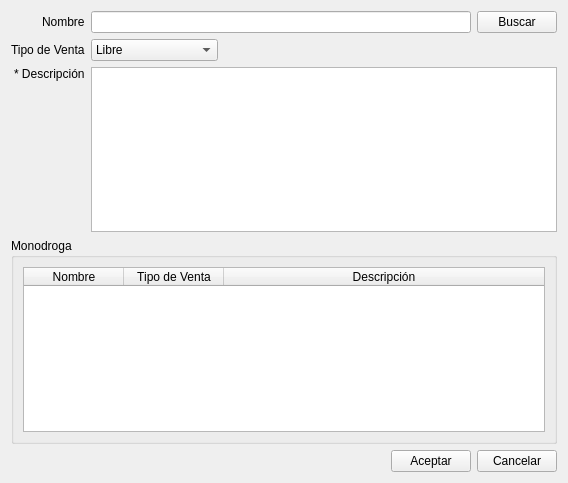
<?xml version="1.0" encoding="UTF-8"?>
<ui version="4.0">
 <class>vtnMonodroga</class>
 <widget class="QWidget" name="vtnMonodroga">
  <property name="geometry">
   <rect>
    <x>0</x>
    <y>0</y>
    <width>568</width>
    <height>483</height>
   </rect>
  </property>
  <property name="windowTitle">
   <string>Alta Monodroga</string>
  </property>
  <layout class="QVBoxLayout" name="verticalLayout">
   <item>
    <layout class="QGridLayout" name="gridLayout">
     <item row="1" column="0" alignment="Qt::AlignRight">
      <widget class="QLabel" name="label_4">
       <property name="text">
        <string>Tipo de Venta</string>
       </property>
      </widget>
     </item>
     <item row="0" column="1">
      <layout class="QHBoxLayout" name="horizontalLayout">
       <item>
        <widget class="QLineEdit" name="lineNombre">
         <property name="statusTip">
          <string>Ingrese el nombre de la monodroga (solo letras)</string>
         </property>
         <property name="accessibleDescription">
          <string>palabra</string>
         </property>
        </widget>
       </item>
       <item>
        <widget class="QPushButton" name="btnBuscar">
         <property name="text">
          <string>Buscar</string>
         </property>
        </widget>
       </item>
      </layout>
     </item>
     <item row="0" column="0" alignment="Qt::AlignRight">
      <widget class="QLabel" name="label">
       <property name="text">
        <string>Nombre</string>
       </property>
      </widget>
     </item>
     <item row="2" column="0" alignment="Qt::AlignRight|Qt::AlignTop">
      <widget class="QLabel" name="label_2">
       <property name="text">
        <string>* Descripción</string>
       </property>
      </widget>
     </item>
     <item row="1" column="1">
      <layout class="QHBoxLayout" name="horizontalLayout_2">
       <item>
        <widget class="QComboBox" name="cmbTipoVenta">
         <property name="statusTip">
          <string>Seleccione el tipo de venta que la monodroga exige</string>
         </property>
         <item>
          <property name="text">
           <string>Libre</string>
          </property>
         </item>
         <item>
          <property name="text">
           <string>Receta</string>
          </property>
         </item>
         <item>
          <property name="text">
           <string>Receta Archivada</string>
          </property>
         </item>
        </widget>
       </item>
       <item>
        <spacer name="horizontalSpacer">
         <property name="orientation">
          <enum>Qt::Horizontal</enum>
         </property>
         <property name="sizeHint" stdset="0">
          <size>
           <width>40</width>
           <height>20</height>
          </size>
         </property>
        </spacer>
       </item>
      </layout>
     </item>
     <item row="2" column="1">
      <widget class="QTextEdit" name="txtDescripcion">
       <property name="statusTip">
        <string>Ingrese la descripción de la monodroga (opcional)</string>
       </property>
      </widget>
     </item>
    </layout>
   </item>
   <item>
    <widget class="QGroupBox" name="groupMonodroga">
     <property name="title">
      <string>Monodroga</string>
     </property>
     <layout class="QVBoxLayout" name="verticalLayout_2">
      <item>
       <widget class="QTableWidget" name="tablaMonodroga">
        <property name="editTriggers">
         <set>QAbstractItemView::NoEditTriggers</set>
        </property>
        <property name="tabKeyNavigation">
         <bool>true</bool>
        </property>
        <property name="selectionMode">
         <enum>QAbstractItemView::SingleSelection</enum>
        </property>
        <property name="selectionBehavior">
         <enum>QAbstractItemView::SelectRows</enum>
        </property>
        <attribute name="horizontalHeaderCascadingSectionResizes">
         <bool>false</bool>
        </attribute>
        <attribute name="horizontalHeaderStretchLastSection">
         <bool>true</bool>
        </attribute>
        <column>
         <property name="text">
          <string>Nombre</string>
         </property>
        </column>
        <column>
         <property name="text">
          <string>Tipo de Venta</string>
         </property>
        </column>
        <column>
         <property name="text">
          <string>Descripción</string>
         </property>
        </column>
       </widget>
      </item>
     </layout>
    </widget>
   </item>
   <item>
    <layout class="QHBoxLayout" name="horizontalLayout_3">
     <item>
      <spacer name="horizontalSpacer_2">
       <property name="orientation">
        <enum>Qt::Horizontal</enum>
       </property>
       <property name="sizeHint" stdset="0">
        <size>
         <width>40</width>
         <height>20</height>
        </size>
       </property>
      </spacer>
     </item>
     <item>
      <widget class="QPushButton" name="btnAceptar">
       <property name="text">
        <string>Aceptar</string>
       </property>
      </widget>
     </item>
     <item>
      <widget class="QPushButton" name="btnCancelar">
       <property name="text">
        <string>Cancelar</string>
       </property>
      </widget>
     </item>
    </layout>
   </item>
  </layout>
 </widget>
 <tabstops>
  <tabstop>lineNombre</tabstop>
  <tabstop>btnBuscar</tabstop>
  <tabstop>cmbTipoVenta</tabstop>
  <tabstop>txtDescripcion</tabstop>
  <tabstop>tablaMonodroga</tabstop>
  <tabstop>btnAceptar</tabstop>
  <tabstop>btnCancelar</tabstop>
 </tabstops>
 <resources/>
 <connections/>
</ui>
